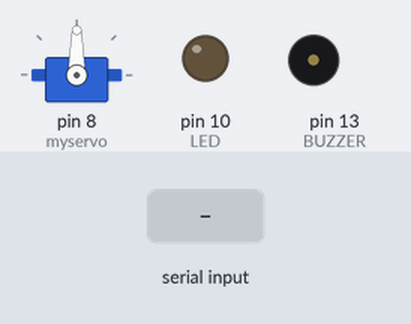
A sketch run on a simulated Arduino Uno, built with avr-gcc and run on an emulated ATmega328P. Shown: servo, output pins drawn as LEDs (lit = HIGH), buzzer (waves = sounding). The test bench sets the inputs (shaded band). What the sketch prints to the serial monitor is not drawn.

Above: at 1.2 s.
1.3 s: "4" received over Serial
4.3 s: "2" received over Serial
At 7.1 s:
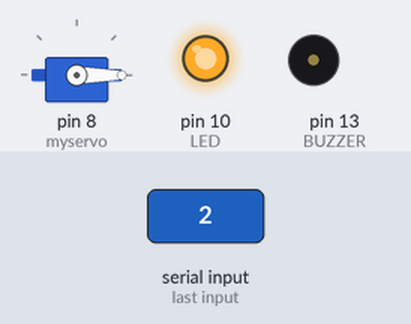
7.3 s: "3" received over Serial
At 8.2 s:
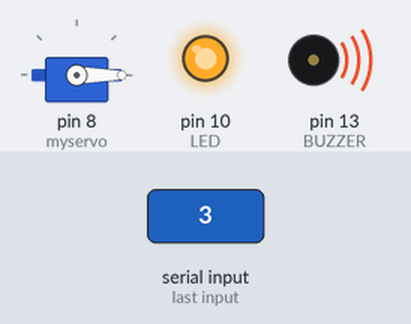
10.0 s: "4" received over Serial
At 10.46 s:
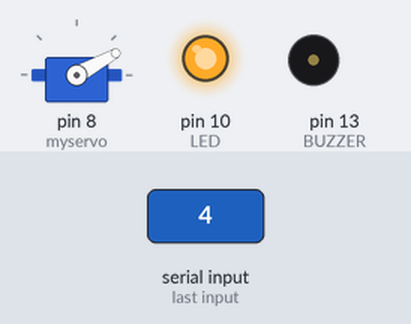
Timing chart, 0 to 14.0 s (numbered marks = the images above; inputs shaded):
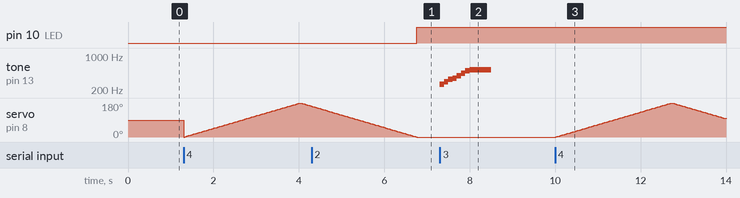

The sketch:

Ex_SystemControl.ino
```cpp
const int LED = 10;
const int BUZZER = 13;
const int melody[] = {
  262, //도
  293, //레
  330, //미
  349, //파
  392, //솔
  440, //라
  494, //시
  523 //도
};
#include <Servo.h>

Servo myservo;
int pos = 0;

void setup() {
  // 시리얼 통신 속도 (baudrate)
 Serial.begin(9600);
 pinMode(LED, OUTPUT);
 myservo.attach(8);
}

void loop() {
  Control();
}

// 함수(메소드) 사용
void Control() {
  // 데이터 수신: PC -> 아두이노
  if (Serial.available()) {
    char ch = Serial.read();
    if (ch == '1') {
      digitalWrite(LED, LOW);
      Serial.println("TV 끄기");
    }
    else if (ch == '2'){
      digitalWrite(LED, HIGH);
      // 데이터 송신: 아두이노 -> PC
      Serial.println("TV 켜기");
    }
    else if (ch == '3') {
      for(int i = 0 ; i<8 ; i++){
    tone(BUZZER, melody[i], 500);
    delay(100);
    }
    Serial.println("보일러 동작");
  }
    else if (ch == '4') {
      for (pos = 0; pos <= 180; pos += 1) {
      myservo.write(pos);
      delay(15);
      }
      for (pos = 180; pos >= 0; pos -= 1) {
      myservo.write(pos);
      delay(15);
      }
      Serial.println("세탁기 동작");
    }
    else if (ch == '5') {
      Serial.println("프로그램 종료");
    }
  }
}
```

Measured:
- after the input at 4.3 s, pin 10 (LED): LOW → HIGH after 2.5 s
- after the input at 7.3 s, tone on pin 13 (BUZZER): plays 262 Hz for 0.10 s, 293 Hz for 0.10 s, 330 Hz for 0.10 s, 349 Hz for 0.10 s, 392 Hz for 0.10 s, 440 Hz for 0.10 s … (8 notes in this stretch), starting at once
- after the input at 10.0 s, servo on pin 8 (myservo): rises from 0° to 180° in 2.7 s, then falls to 98° in 1.2 s
